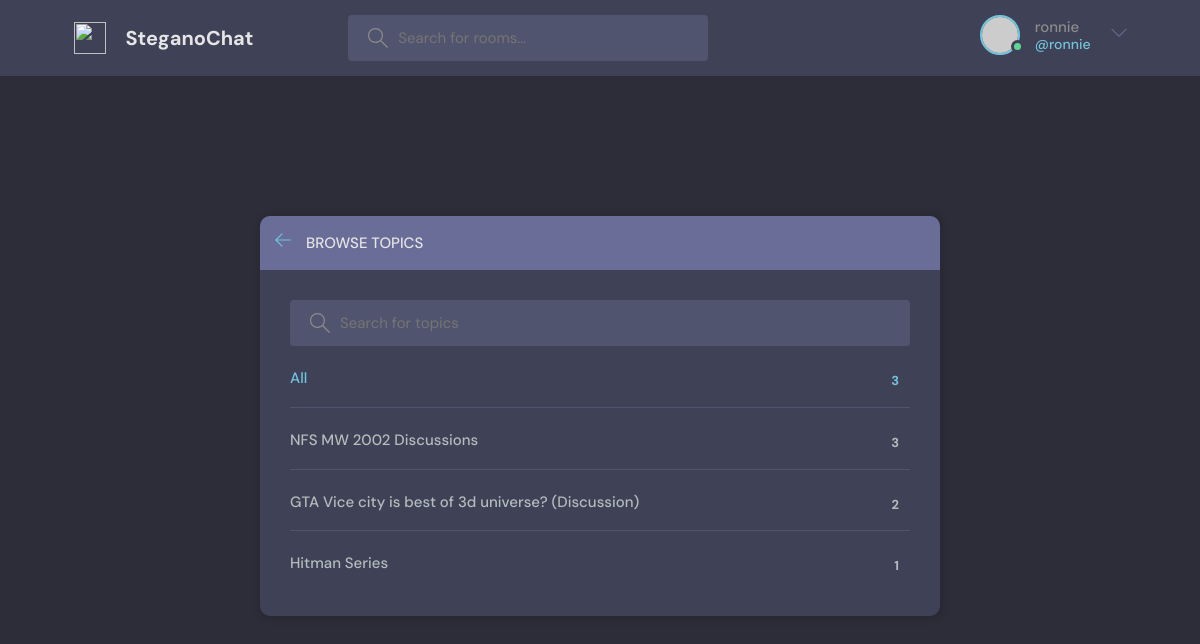
The page /topics/ (signed in) on the database its author committed.
### base/models.py (models this page shows, shortened)
class Topic(models.Model):
    name = models.CharField(max_length=200)

### base/views.py (the view)
# urls.py: path('topics/', views.topicsPage, name='topics'),
def topicsPage(request):
    q = request.GET.get('q') if request.GET.get('q') != None else ''
    topics = Topic.objects.filter(name__icontains=q)
    return render(request, 'base/topics.html', {'topics': topics})

### base/templates/base/topics.html (shortened to what this page needs)
{% extends 'main.html' %}
{% block content %}
    <main class="create-room layout">
      <div class="container">
        <div class="layout__box">
          <div class="layout__boxHeader">
            <div class="layout__boxTitle">
              <a href="{% url 'home' %}">
                <svg version="1.1" xmlns="http://www.w3.org/2000/svg" width="32" height="32" viewBox="0 0 32 32">
                  <title>arrow-left</title>
                  <path
                    d="M13.723 2.286l-13.723 13.714 13.719 13.714 1.616-1.611-10.96-10.96h27.625v-2.286h-27.625l10.965-10.965-1.616-1.607z"
                  ></path>
                </svg>
              </a>
              <h3>Browse Topics</h3>
            </div>
          </div>
          <div class="topics-page layout__body">
            <form class="header__search" action="" method="get">
              <label>
                <input name="q" placeholder="Search for topics" />
              </label>
            </form>
            <ul class="topics__list">
              <li>
                <a href="{% url 'topics' %}" class="active">All <span>{{topics.count}}</span></a>
              </li>
              {% for topic in topics %}
              <li>
                <a href="{% url 'home' %}?q={{topic.name}}">{{topic.name}} <span>{{topic.room_set.all.count}}</span></a>
              </li>
              {% endfor %}
            </ul>
          </div>
        </div>
      </div>
    </main>
{% endblock content %}

### templates/navbar.html (shortened to what this page needs)
<header class="header header--loggedIn">
    <div class="container">
      <a href="{% url 'home' %}" class="header__logo">
        <img src="assets/logo.svg" />
        <h1>SteganoChat</h1>
      </a>
      <form class="header__search" method="GET" action="{% url 'home' %}">
        <label>
          <input name="q" placeholder="Search for rooms..." />
        </label>
      </form>
      <nav class="header__menu">
        {% if request.user.is_authenticated %}
        <div class="header__user">
          <a href="{% url 'update-user' %}">
            <div class="avatar avatar--medium active">
              <img src="https://randomuser.me/api/portraits/men/37.jpg" />
            </div>
            <p>{{request.user.username}} <span>@{{request.user.username}}</span></p>
          </a>
          <button class="dropdown-button">
            <svg version="1.1" xmlns="http://www.w3.org/2000/svg" width="32" height="32" viewBox="0 0 32 32">
              <title>chevron-down</title>
              <path d="M16 21l-13-13h-3l16 16 16-16h-3l-13 13z"></path>
            </svg>
          </button>
        </div>
        {% else %}
         <a href="{% url 'login' %}">
          <img src="./assets/avatar.svg" />
          <p>Login</p>
        </a>
        {% endif %}
      </nav>
    </div>
  </header>

### static/styles/style.css (style rules this page uses)
:root { --color-main: #71c6dd; --color-main-light: #e1f6fb; --color-dark: #3f4156; --color-dark-medium: #51546e; --color-dark-light: #696d97; --color-light: #e5e5e5; --color-gray: #8b8b8b; --color-light-gray: #b2bdbd; --color-bg: #2d2d39; --color-success: #5dd693; --color-error: #fc4b0b; }
* { font-family: "DM Sans", -apple-system, BlinkMacSystemFont, "Segoe UI", Roboto, Oxygen, Ubuntu, Cantarell, "Open Sans", "Helvetica Neue", sans-serif; margin: 0; padding: 0; box-sizing: border-box; text-rendering: optimizeLegibility; font-size: inherit; }
html { font-size: 56.25%; }
@media only screen and (min-width: 1200px) { html { font-size: 62.5%; } }
body { line-height: 1.6; font-weight: 400; font-size: 1.5rem; color: var(--color-light-gray); background-color: var(--color-bg); min-height: 100vh; }
img { width: 100%; }
a { display: inline-block; color: var(--color-main); text-decoration: none; }
.container { max-width: 120rem; width: 90%; margin: auto; }
.avatar { position: relative; display: inline-block; border-radius: 50%; border: 2px solid var(--color-main); }
.avatar img { display: block; border-radius: 50%; object-fit: cover; object-position: center; }
.avatar::after { content: ""; display: block; position: absolute; background-color: var(--color-gray); z-index: 111; border-radius: 50%; border: 0.3rem solid var(--color-dark); }
.avatar.active::after { background-color: var(--color-success); }
.avatar.avatar--medium img { width: 3.6rem; height: 3.6rem; border-radius: 50%; }
.avatar.avatar--medium:after { width: 0.7rem; height: 0.7rem; bottom: 0px; right: -6px; }
.header { padding: 1.5rem; background-color: var(--color-dark); }
.header > .container { display: flex; gap: 9.5rem; }
.header__logo, .header__user { display: flex; gap: 2rem; align-items: center; }
.header__logo > img { height: 3.2rem; width: 3.2rem; }
.header__logo > h1 { font-weight: 700; font-size: 2rem; color: var(--color-light); }
.header__search > label { background-color: var(--color-dark-medium); padding: 1.3rem 1rem; display: flex; align-items: center; gap: 1rem; border-radius: 4px; }
.header__search svg { fill: var(--color-gray); width: 2rem; height: 2rem; margin-left: 1rem; }
.header__search input { width: 30rem; background: transparent; border: none; outline: none; color: var(--color-light); }
.header__menu { margin-left: auto; position: relative; }
.header__menu a { display: flex; gap: 1.5rem; align-items: center; font-weight: 500; text-decoration: none; color: var(--color-gray); }
.header__menu img { height: 3.6rem; }
.header__menu p { line-height: 1.2; }
.header__menu span { color: var(--color-main); font-weight: 500; font-size: 1.4rem; display: block; }
.header__menu svg { width: 1.6rem; height: 1.6rem; fill: var(--color-dark-light); }
.dropdown-button { background: transparent; border: 0; outline: 0; cursor: pointer; }
.layout { margin-top: 2.4rem; }
.layout > .container { display: flex; justify-content: space-between; align-items: flex-start; }
.layout__box { width: 90%; max-width: 48rem; min-height: 40rem; position: absolute; top: 50%; left: 50%; transform: translate(-50%, -46%); background-color: var(--color-dark); border-radius: 1rem; box-shadow: 1px 1px 6px 3px rgba(0, 0, 0, 0.1); overflow: hidden; }
.layout__boxHeader { display: flex; padding: 1.5rem; background-color: var(--color-dark-light); }
.layout__boxTitle { display: flex; gap: 1.5rem; align-items: center; }
.layout__boxTitle h3 { text-transform: uppercase; font-weight: 500; color: var(--color-light); }
.layout__boxTitle svg { width: 1.6rem; height: 1.6rem; fill: var(--color-main); }
.layout__body { margin: 3rem; }
.topics__list { list-style: none; }
.topics__list li a { display: flex; justify-content: space-between; margin-bottom: 3rem; font-weight: 500; color: var(--color-light-gray); transition: all 0.3s ease-in-out; }
.topics__list li a.active, .topics__list li a:hover { color: var(--color-main); }
.topics__list li a span { padding: 0.5rem 1rem; background-color: var(--color-dark); border-radius: 3px; font-size: 1.3rem; font-weight: 700; letter-spacing: 1px; }
.topics-page .topics__list li:not(:last-child) a { margin: 2rem 0; padding-bottom: 1rem; text-decoration: none; border-bottom: 1px solid var(--color-dark-medium); }
.topics-page .header__search { display: block; }
.create-room.layout .layout__box { max-width: 68rem; }

### rows shown on the page
Topic: name "NFS MW 2002 Discussions", room_set.all.count "3"
Topic: name "GTA Vice city is best of 3d universe? (Discussion)", room_set.all.count "2"
Topic: name "Hitman Series", room_set.all.count "1"

### other values the page prints
{{ request.user.username }} "ronnie"
{{ topics.count }} "3"
